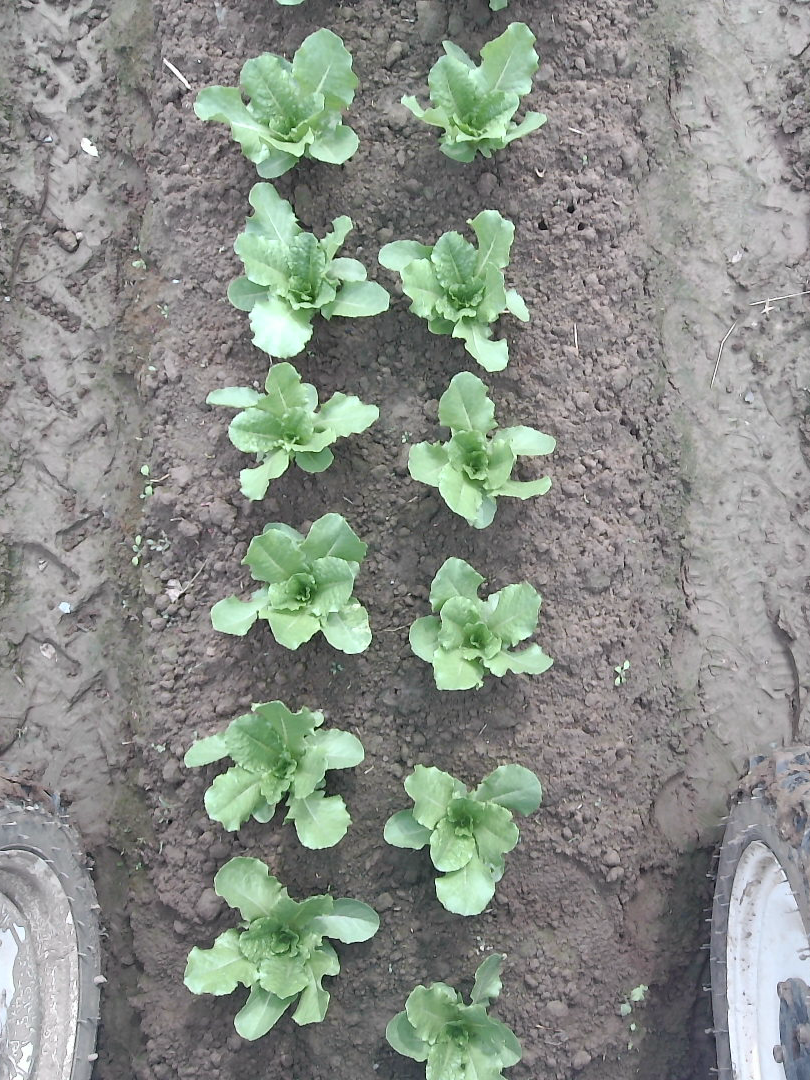
#> input picture mmdet_dataset/images/0011_000050.png, 810 x 1080 px, found by its file name
$ python make_prediction_grid_0011_000050.py
#> lines starting #> are read from the running program, lines starting #| are printed output that depends on the picture; after the words box and inside, x2 and y2 are one past the last pixel; in counts of white or black regions, pixels touching at a corner belong together
#!/usr/bin/env python
# -*- coding: utf-8 -*-
"""
Create a paper-style prediction comparison grid.

Default rows:
- Clean
- Brightness S3
- Contrast S3
- Gaussian noise S3

Default columns:
- Input
- Ground Truth
- Mask R-CNN R50
- Mask R-CNN R101
- DGCF-FPN

Run after predict_0011_000050_conditions_with_gt.sh.

Example:
python tools/research/make_prediction_grid_0011_000050.py \
  --root work_dirs/research/predict_0011_000050_conditions_with_gt \
  --out work_dirs/research/predict_0011_000050_conditions_with_gt/prediction_grid.png
"""

import argparse
from pathlib import Path

import cv2
import numpy as np


CONDITION_LABELS = [
    ("clean", "Clean"),
    ("brightness_s3", "Brightness S3"),
    ("contrast_s3", "Contrast S3"),
    ("gaussian_noise_s3", "Gaussian noise S3"),
]

MODEL_COLUMNS = [
    ("mask_rcnn_r50_fpn", "Mask R-CNN R50"),
    ("mask_rcnn_r101_fpn", "Mask R-CNN R101"),
    ("mask_rcnn_r50_dgcf_fpn", "DGCF-FPN"),
]


def find_image(path_or_dir: Path, stem: str):
    if path_or_dir.is_file():
        return path_or_dir
    if not path_or_dir.exists():
        return None

    # Common demo output names.
    candidates = []
    for ext in [".png", ".jpg", ".jpeg"]:
        candidates.extend([
            path_or_dir / f"{stem}{ext}",
            path_or_dir / f"{stem}_groundtruth{ext}",
        ])

    for p in candidates:
        if p.exists():
            return p

    matches = sorted(path_or_dir.rglob(f"{stem}*.*"))
    image_matches = [p for p in matches if p.suffix.lower() in [".png", ".jpg", ".jpeg"]]
    return image_matches[0] if image_matches else None


def read_resize(path: Path, height: int):
#> called with height = 300
    img = cv2.imread(str(path), cv2.IMREAD_COLOR)
#> img is the input picture: shape (1080, 810, 3); mean B, G, R 135.5, 142.6, 137.1
    if img is None:
        raise RuntimeError(f"Cannot read image: {path}")

    h, w = img.shape[:2]
#> h = 1080; w = 810
    scale = height / h
#> scale = 0.278
    new_w = int(round(w * scale))
#> new_w = 225
    return cv2.resize(img, (new_w, height), interpolation=cv2.INTER_AREA)
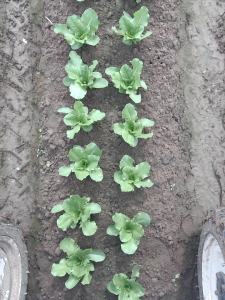
#> returned value: shape (300, 225, 3); mean of channels 0, 1, 2 135.5, 142.6, 137.1; drawn as B, G, R


def add_top_label(img, label):
#> called with label = 'Input'
    h, w = img.shape[:2]
#> h = 300; w = 225
    pad = 34
    canvas = np.full((h + pad, w, 3), 255, dtype=np.uint8)
#> canvas: shape (334, 225, 3); every value is 255
    canvas[pad:, :] = img
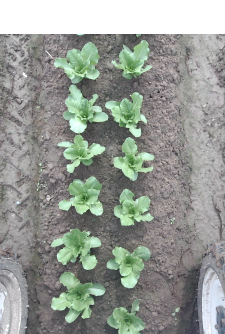
#> canvas: shape (334, 225, 3); mean of channels 0, 1, 2 147.7, 154, 149.1; drawn as B, G, R
    cv2.putText(canvas, label, (8, 24), cv2.FONT_HERSHEY_SIMPLEX, 0.62, (0, 0, 0), 2, cv2.LINE_AA)
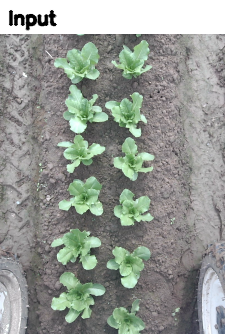
#> canvas: shape (334, 225, 3); 0.86% of pixels changed, all inside (x1, y1, x2, y2) = (8, 9, 58, 31); drawn as B, G, R
    return canvas


def add_left_label(row_img, label):
    h, w = row_img.shape[:2]
    pad = 150
    canvas = np.full((h, w + pad, 3), 255, dtype=np.uint8)
    canvas[:, pad:] = row_img

    # Put horizontal row label.
    cv2.putText(canvas, label, (8, h // 2), cv2.FONT_HERSHEY_SIMPLEX, 0.62, (0, 0, 0), 2, cv2.LINE_AA)
    return canvas


def pad_to_width(img, width):
    h, w = img.shape[:2]
    if w == width:
        return img
    canvas = np.full((h, width, 3), 255, dtype=np.uint8)
    canvas[:, :w] = img
    return canvas


def main():
    parser = argparse.ArgumentParser()
    parser.add_argument("--root", default="work_dirs/research/predict_0011_000050_conditions_with_gt")
    parser.add_argument("--image-stem", default="0011_000050")
    parser.add_argument("--clean-image", default="mmdet_dataset/lettuce/images/test/0011_000050.png")
    parser.add_argument("--out", default="work_dirs/research/predict_0011_000050_conditions_with_gt/prediction_grid.png")
    parser.add_argument("--height", type=int, default=300)
    args = parser.parse_args()

    root = Path(args.root)
    stem = args.image_stem

    # Inputs for each condition.
    inputs = {
        "clean": Path(args.clean_image),
        "brightness_s3": Path(f"mmdet_dataset/lettuce_c/images/brightness/3/{stem}.png"),
        "contrast_s3": Path(f"mmdet_dataset/lettuce_c/images/contrast/3/{stem}.png"),
        "gaussian_noise_s3": Path(f"mmdet_dataset/lettuce_c/images/gaussian_noise/3/{stem}.png"),
    }

    if not inputs["clean"].exists():
        for ext in [".jpg", ".jpeg"]:
            p = Path(f"mmdet_dataset/lettuce/images/test/{stem}{ext}")
            if p.exists():
                inputs["clean"] = p
                break

    rows = []
    header_labels = ["Input", "Ground Truth"] + [label for _, label in MODEL_COLUMNS]

    for cond, cond_label in CONDITION_LABELS:
        cells = []

        # Input.
        input_path = inputs[cond]
        if not input_path.exists():
            print(f"[WARN] Missing input: {input_path}")
            continue
        cells.append(add_top_label(read_resize(input_path, args.height), header_labels[0]))

        # Ground truth.
        gt_dir = root / cond / "ground_truth"
        gt_path = find_image(gt_dir, stem)
        if gt_path is None:
            print(f"[WARN] Missing GT for {cond}: {gt_dir}")
            continue
        cells.append(add_top_label(read_resize(gt_path, args.height), header_labels[1]))

        # Model predictions.
        for model_name, model_label in MODEL_COLUMNS:
            pred_dir = root / cond / model_name
            pred_path = find_image(pred_dir, stem)
            if pred_path is None:
                print(f"[WARN] Missing prediction for {cond}/{model_name}: {pred_dir}")
                # Blank placeholder with same size as input.
                blank = np.full_like(read_resize(input_path, args.height), 255)
                cells.append(add_top_label(blank, model_label))
            else:
                cells.append(add_top_label(read_resize(pred_path, args.height), model_label))

        max_h = max(c.shape[0] for c in cells)
        cells = [np.pad(c, ((0, max_h - c.shape[0]), (0, 0), (0, 0)), constant_values=255) for c in cells]

        gap = np.full((max_h, 18, 3), 255, dtype=np.uint8)
        row = cells[0]
        for cell in cells[1:]:
            row = np.hstack([row, gap, cell])

        row = add_left_label(row, cond_label)
        rows.append(row)

    if not rows:
#> (the run stopped early here; a loop or call above may not have finished)
